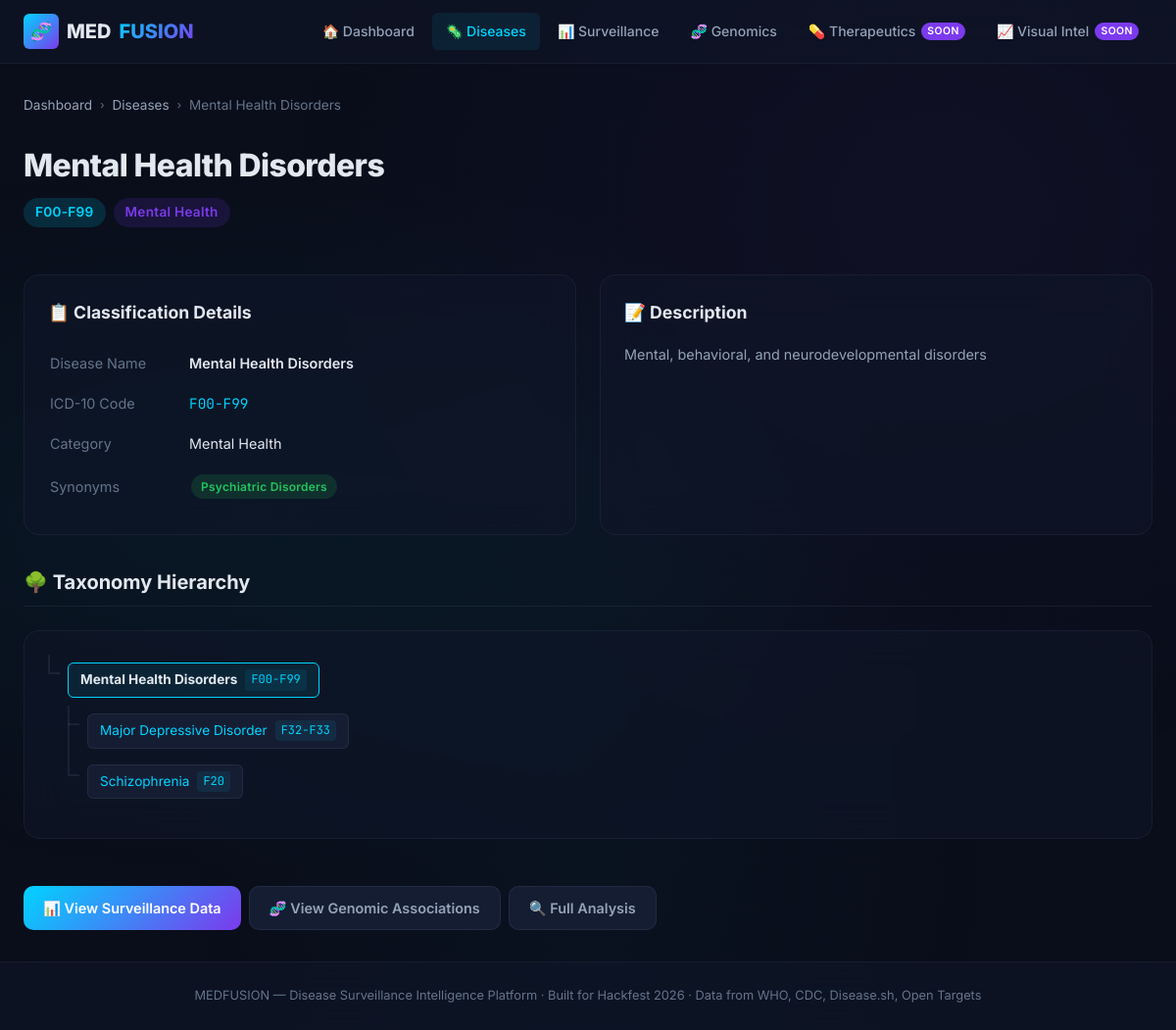
Page /diseases/33 on the committed database.
### models/disease.py (models this page shows, shortened)
class Disease(db.Model):
    __tablename__ = 'diseases'
    id = db.Column(db.Integer, primary_key=True)
    name = db.Column(db.String(200), nullable=False, index=True)
    icd_code = db.Column(db.String(20), index=True)
    category = db.Column(db.String(100), index=True)
    parent_id = db.Column(db.Integer, db.ForeignKey('diseases.id'), nullable=True)
    description = db.Column(db.Text)
    synonyms = db.Column(db.JSON, default=list)        # ["Flu", "Seasonal Influenza"]
    subtypes = db.Column(db.JSON, default=list)         # ["H1N1", "H3N2"]
    ontology_refs = db.Column(db.JSON, default=dict)    # {"SNOMED": "...", "MeSH": "..."}
    created_at = db.Column(db.DateTime, default=datetime.utcnow)
    therapeutics = db.relationship('Therapeutic',backref='disease',lazy='dynamic')
    parent = db.relationship('Disease', remote_side=[id], backref=db.backref('children', lazy='dynamic'))
    epi_records = db.relationship('EpiRecord', backref='disease', lazy='dynamic')
    outbreak_alerts = db.relationship('OutbreakAlert', backref='disease', lazy='dynamic')
    gene_associations = db.relationship('GeneAssociation', backref='disease', lazy='dynamic')
    def to_dict(self):
        return {
            'id': self.id,
            'name': self.name,
            'icd_code': self.icd_code,
            'category': self.category,
            'parent_id': self.parent_id,
            'description': self.description,
            'synonyms': self.synonyms or [],
            'subtypes': self.subtypes or [],
            'ontology_refs': self.ontology_refs or {},
            'children': [c.to_dict_brief() for c in self.children],
        }
    def to_dict_brief(self):
        return {
            'id': self.id,
            'name': self.name,
            'icd_code': self.icd_code,
            'category': self.category,
        }
    def get_ancestors(self):
        ancestors = []
        current = self.parent
        while current:
            ancestors.append(current.to_dict_brief())
            current = current.parent
        ancestors.reverse()
        return ancestors

### routes/diseases.py (the view)
@diseases_bp.route('/<int:disease_id>')
def detail(disease_id):
    hierarchy = disease_service.get_disease_hierarchy(disease_id)
    if not hierarchy:
        return render_template('diseases/detail.html', error='Disease not found'), 404
    disease = hierarchy['disease']
    return render_template('diseases/detail.html',
        disease=disease,
        ancestors=hierarchy['ancestors'],
        children=hierarchy['children'],
    )

### services/disease_service.py (called while the page is built)
def get_disease_hierarchy(disease_id):
    disease = Disease.query.get(disease_id)
    if not disease:
        return None
    return {
        'disease': disease.to_dict(),
        'ancestors': disease.get_ancestors(),
        'children': [c.to_dict_brief() for c in disease.children],
    }

### templates/diseases/detail.html (shortened to what this page needs)
{% extends "base.html" %}
{% block content %}
{% if error %}
<div class="empty-state">
    <div class="empty-icon">❌</div>
    <h3>{{ error }}</h3>
    <a href="/diseases" class="btn btn-primary" style="margin-top:16px;">← Back to Diseases</a>
</div>
{% else %}
<div class="breadcrumbs">
    <a href="/">Dashboard</a>
    <span class="separator">›</span>
    <a href="/diseases">Diseases</a>
    <span class="separator">›</span>
    <span>{{ disease.name }}</span>
</div>
<div class="page-header">
    <h1>{{ disease.name }}</h1>
    <div style="display:flex; gap:8px; margin-top:8px; flex-wrap:wrap;">
        <span class="badge badge-blue" style="font-size:0.85rem; padding:4px 12px;">{{ disease.icd_code }}</span>
        <span class="badge badge-purple" style="font-size:0.85rem; padding:4px 12px;">{{ disease.category }}</span>
    </div>
</div>
<div class="grid-2">
    <div class="card">
        <div class="card-header">
            <span class="card-title">📋 Classification Details</span>
        </div>
        <table style="width:100%; font-size:0.9rem;">
            <tr>
                <td style="padding:8px 0; color:var(--text-muted); width:140px;">Disease Name</td>
                <td style="padding:8px 0; font-weight:600;">{{ disease.name }}</td>
            </tr>
            <tr>
                <td style="padding:8px 0; color:var(--text-muted);">ICD-10 Code</td>
                <td style="padding:8px 0;"><span style="font-family:var(--font-mono); color:var(--accent-primary);">{{ disease.icd_code }}</span></td>
            </tr>
            <tr>
                <td style="padding:8px 0; color:var(--text-muted);">Category</td>
                <td style="padding:8px 0;">{{ disease.category }}</td>
            </tr>
            {% if disease.synonyms %}
            <tr>
                <td style="padding:8px 0; color:var(--text-muted);">Synonyms</td>
                <td style="padding:8px 0;">
                    {% for syn in disease.synonyms %}
                    <span class="badge badge-green" style="margin:2px;">{{ syn }}</span>
                    {% endfor %}
                </td>
            </tr>
            {% endif %}
        </table>
    </div>
    <div class="card">
        <div class="card-header">
            <span class="card-title">📝 Description</span>
        </div>
        <p style="font-size:0.9rem; color:var(--text-secondary); line-height:1.8;">{{ disease.description }}</p>
    </div>
</div>
{% if ancestors or children %}
<section class="section" style="margin-top:var(--spacing-xl);">
    <div class="section-header">
        <h2 class="section-title">🌳 Taxonomy Hierarchy</h2>
    </div>
    <div class="card">
        <ul class="taxonomy-tree">
            <li class="taxonomy-node">
                <span class="taxonomy-label" style="border-color: var(--accent-primary); background: rgba(0,212,255,0.08);">
                    <strong>{{ disease.name }}</strong>
                    <span class="icd-code">{{ disease.icd_code }}</span>
                </span>
                {% if children %}
                <ul class="taxonomy-tree" style="margin-top:8px;">
                    {% for child in children %}
                    <li class="taxonomy-node">
                        <a href="/diseases/{{ child.id }}" class="taxonomy-label">
                            {{ child.name }}
                            <span class="icd-code">{{ child.icd_code }}</span>
                        </a>
                    </li>
                    {% endfor %}
                </ul>
                {% endif %}
            </li>
        </ul>
    </div>
</section>
{% endif %}
<div style="display:flex; gap:var(--spacing-sm); margin-top:var(--spacing-xl); flex-wrap:wrap;">
    <a href="/surveillance?disease={{ disease.name }}" class="btn btn-primary">📊 View Surveillance Data</a>
    <a href="/genomics?disease={{ disease.name }}" class="btn btn-secondary">🧬 View Genomic Associations</a>
    <a href="/query?disease={{ disease.name }}" class="btn btn-secondary">🔍 Full Analysis</a>
</div>
{% endif %}
{% endblock %}

### rows in the picture
Disease: name "Mental Health Disorders", icd_code "F00-F99", category "Mental Health", description "Mental, behavioral, and neurodevelopmental disorders"
Disease: name "Major Depressive Disorder", icd_code "F32-F33"
Disease: name "Schizophrenia", icd_code "F20"

### other values in the picture
{{ syn }} "Psychiatric Disorders"
